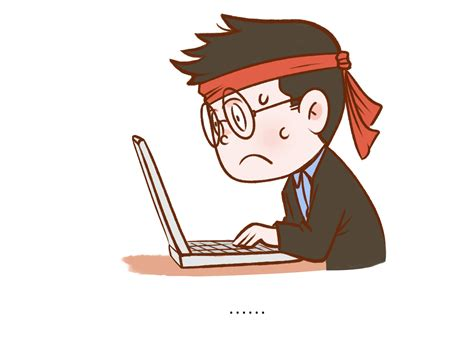
#> input picture image_operation/th.jpg, 474 x 339 px
$ python ascii_picture.py th.jpg
#> lines starting #> are read from the running program, lines starting #| are printed output that depends on the picture
from PIL import Image
import argparse


# 命令参数处理
parser = argparse.ArgumentParser()

parser.add_argument("file")
parser.add_argument("-o", "--output")
parser.add_argument("--width", type=int, default=50)
parser.add_argument("--height", type=int, default=50)
# 获取参数
args = parser.parse_args()

IMG = args.file
WIDTH = args.width
HEIGHT = args.height
OUTPUT = args.output

ascii_char = list("$@B%8&WM#*oahkbdpqwmZO0QLCJUYXzcvunxrjft/\|()1{}[]?-_+~<>i!lI;:,\"^`'. ")

# 将256灰度映射到70个字符上
def get_char(r, g, b, alpha = 256):
        if alpha == 0:
            return ' '
        length = len(ascii_char)
        gray = int(0.2126 * r + 0.7152 * g + 0.0722 * b)

        unit = (256.0 + 1)/length
        return ascii_char[int(gray/unit)]


if __name__ == "__main__":
    im = Image.open(IMG)
#> im is the input picture: PIL image 474x339 RGB; mean R, G, B 229.3, 220.7, 216.8
    im = im.resize((WIDTH,HEIGHT), Image.NEAREST)
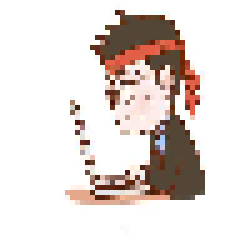
#> im: PIL image 50x50 RGB (shown 5 times larger); mean R, G, B 229.2, 220.4, 216.6

    txt = ""

    for i in range(HEIGHT):
        for j in range(WIDTH):
            txt += get_char(*im.getpixel((j,i)))
        txt += '\n'

    print(txt)
#> (printed output is left out)

    #字符画输出到文件
    if OUTPUT:
        with open(OUTPUT,'w') as f:
            f.write(txt)
    else:
        with open("output.txt",'w') as f:
            f.write(txt)

        """
        im = Image.open(IMG)
        im = im.resize((WIDTH, HEIGHT), Image.NEAREST)

        txt = ""

        for i in range(HEIGHT):
                for j in range(WIDTH):
                        txt += get_char(*im.getpixel((j, i)))
                txt += '\n'

        print(txt)

        if OUTPUT:
                with open(OUTPUT, "w") as f:
                        f.write(txt)
        else:
                with open("output.txt", 'w') as f:
                        f.write(txt)


        """
